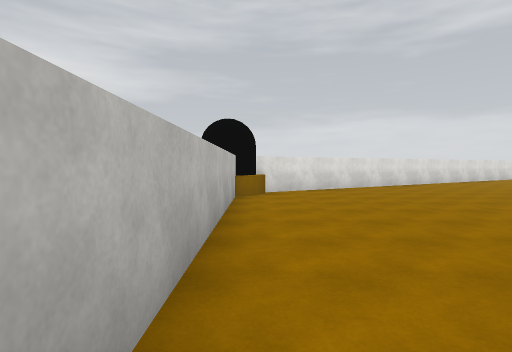
view 1 (above)

16 first-person views from a walk through a scene from a Unity 3-D project. The camera is 1.5 m above the floor, tilts 2° down and sees 80° across. The floor is counted in squares, 2 m on a side. Each view is taken from the middle of a square. On the plan, view 1 faces up. The plan holds only what a view shows up to about 10 squares ahead; the rest is blank. The player character is not drawn. Some animated figures are not drawn. Surface patterns are stand-ins for the level's own textures.

view 2
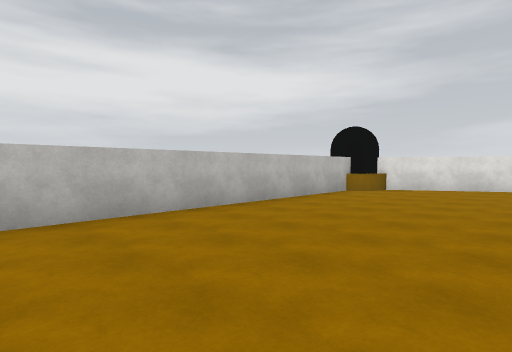

view 3
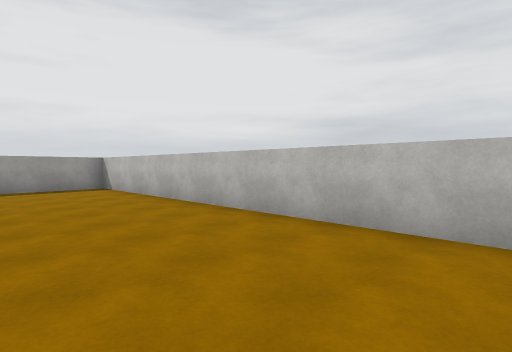

view 4
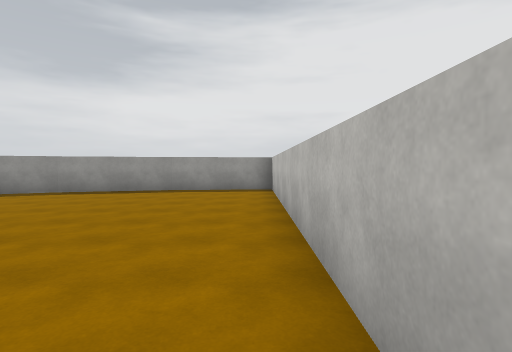

view 5
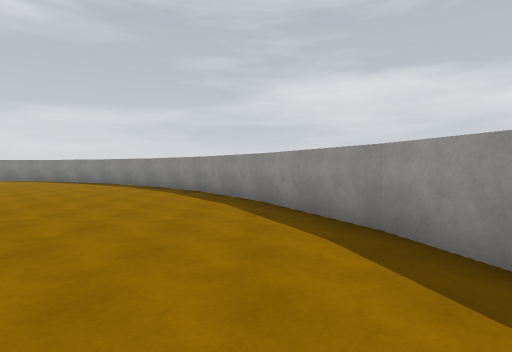

view 6
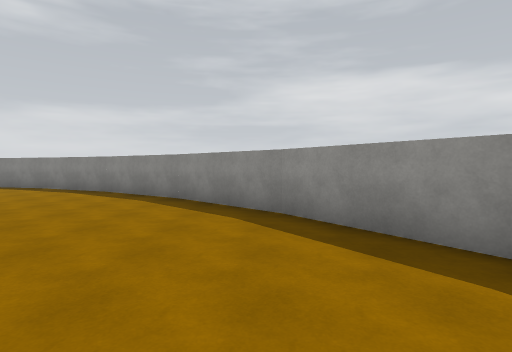

view 7
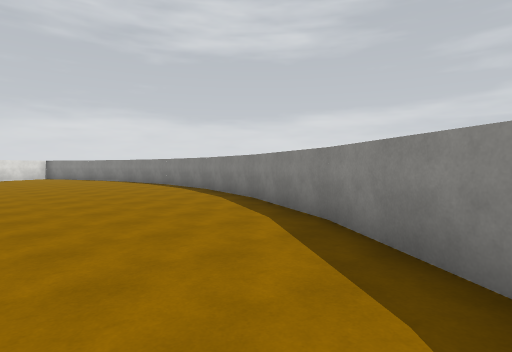

view 8
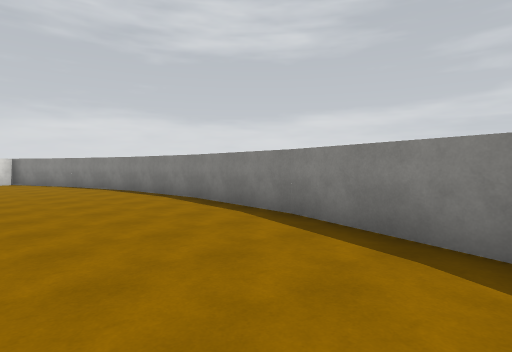

view 9
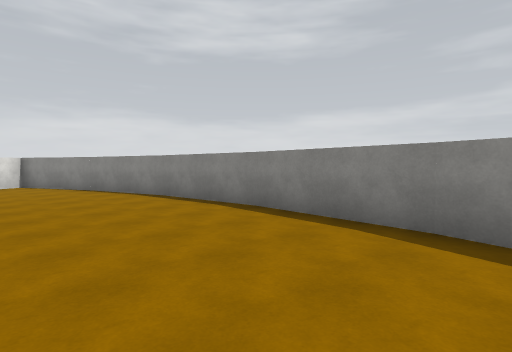

view 10
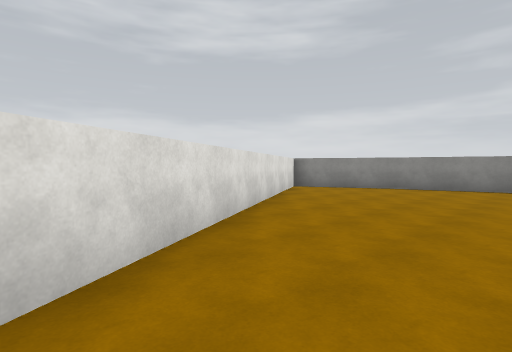

view 11
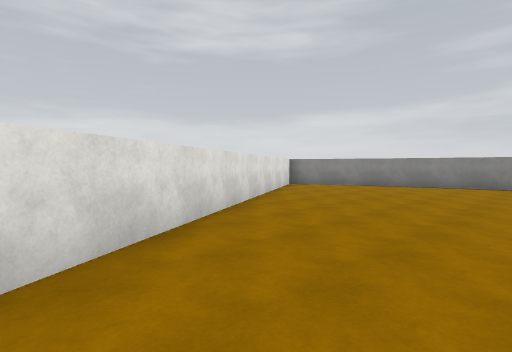

view 12
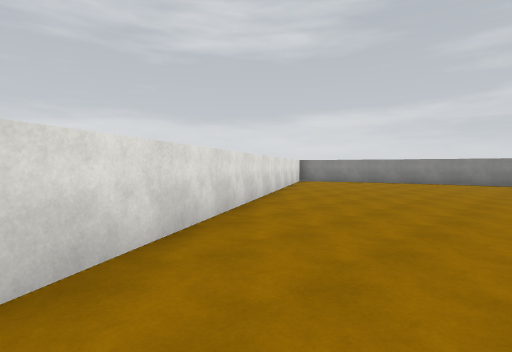

view 13
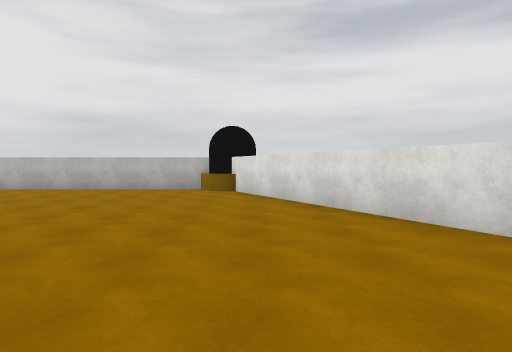

view 14
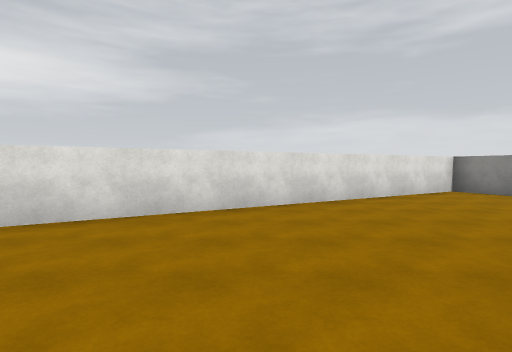

view 15
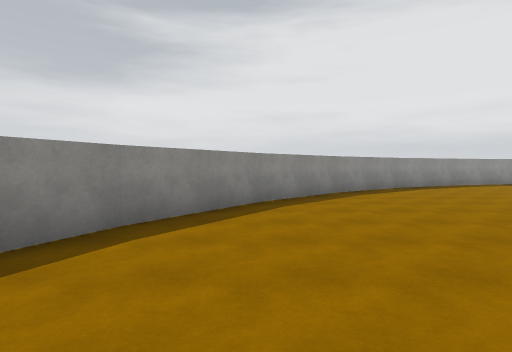

view 16
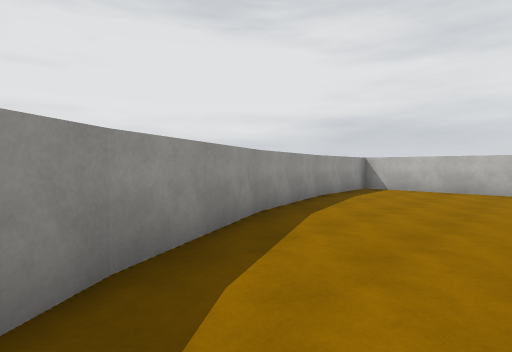

### Floor plan
Points are (right, up) in squares from view 1. A wall is a line through its corners. A room is listed if a view was taken in it or the views show most of it. See-through windows are left out.
Room 1 (views 1, 2, 3, 4, 5, 6, 7, 8, 9, 10, 11, 12, 13, 14, 15, 16)
walls: (14.6, -0.8) (16, 2); (15.9, 2) (16.7, 5); (16.7, 4.9) (17, 8.1); (10.7, -5.5) (12.9, -3.3) (14.7, -0.7); (-0.5, 7.6) (-0.5, -9.5) (2.6, -9.2); (8.2, -7.2) (10.8, -5.3); (17, 8) (16.7, 11.1); (5.4, -8.5) (8.3, -7.1); (16.7, 11) (15.9, 14); (2.4, -9.3) (5.6, -8.4); (16, 13.9) (14.7, 16.8) (-0.1, 8.3)
low walls: (0.2, 7.8) (-0.2, 7.4); (0.3, 8.4) (0.2, 7.9) (0, 7.5) (-0.5, 7.3)

Where each view was taken, in squares from view 1:
view 1: 0 up, 0 right, facing up
view 2: 1 down, 4 right, facing up-left
view 3: 1 up, 3 right, facing down-left
view 4: 0 up, 0 right, facing down
view 5: 7 down, 2 right, facing right
view 6: 5 down, 6 right, facing right
view 7: 3 down, 11 right, facing up-right
view 8: 2 up, 13 right, facing up-right
view 9: 4 up, 13 right, facing up-right
view 10: 10 up, 6 right, facing up-right
view 11: 9 up, 5 right, facing up-right
view 12: 8 up, 3 right, facing up-right
view 13: 9 up, 9 right, facing left
view 14: 8 up, 9 right, facing up
view 15: 3 up, 13 right, facing down
view 16: 5 down, 9 right, facing down-left
